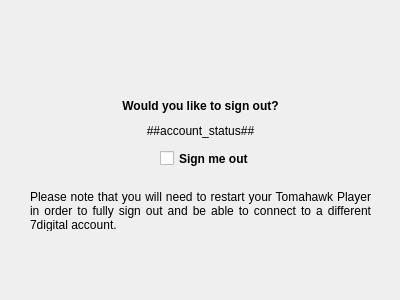
<?xml version="1.0" encoding="UTF-8"?>
<ui version="4.0">
 <class>Form</class>
 <widget class="QWidget" name="Form">
  <property name="geometry">
   <rect>
    <x>0</x>
    <y>0</y>
    <width>400</width>
    <height>300</height>
   </rect>
  </property>
  <property name="minimumSize">
   <size>
    <width>400</width>
    <height>300</height>
   </size>
  </property>
  <property name="windowTitle">
   <string>Form</string>
  </property>
  <widget class="QLabel" name="7digital">
   <property name="geometry">
    <rect>
     <x>100</x>
     <y>20</y>
     <width>201</width>
     <height>61</height>
    </rect>
   </property>
   <property name="pixmap">
    <pixmap>7digital.png</pixmap>
   </property>
   <property name="scaledContents">
    <bool>false</bool>
   </property>
   <property name="alignment">
    <set>Qt::AlignCenter</set>
   </property>
  </widget>
  <widget class="QLabel" name="accountStatus">
   <property name="geometry">
    <rect>
     <x>30</x>
     <y>120</y>
     <width>341</width>
     <height>21</height>
    </rect>
   </property>
   <property name="text">
    <string><![CDATA[##account_status##]]></string>
   </property>
   <property name="alignment">
    <set>Qt::AlignCenter</set>
   </property>
   <property name="openExternalLinks">
    <bool>true</bool>
   </property>
  </widget>
  <widget class="QLabel" name="label">
   <property name="geometry">
    <rect>
     <x>30</x>
     <y>80</y>
     <width>341</width>
     <height>51</height>
    </rect>
   </property>
   <property name="font">
    <font>
     <weight>75</weight>
     <bold>true</bold>
    </font>
   </property>
   <property name="text">
    <string>Would you like to sign out?</string>
   </property>
   <property name="scaledContents">
    <bool>false</bool>
   </property>
   <property name="alignment">
    <set>Qt::AlignCenter</set>
   </property>
   <property name="wordWrap">
    <bool>true</bool>
   </property>
  </widget>
  <widget class="QLabel" name="label_2">
   <property name="geometry">
    <rect>
     <x>30</x>
     <y>190</y>
     <width>341</width>
     <height>41</height>
    </rect>
   </property>
   <property name="text">
    <string>Please note that you will need to restart your Tomahawk Player in order to fully sign out and be able to connect to a different 7digital account.</string>
   </property>
   <property name="scaledContents">
    <bool>false</bool>
   </property>
   <property name="alignment">
    <set>Qt::AlignJustify|Qt::AlignVCenter</set>
   </property>
   <property name="wordWrap">
    <bool>true</bool>
   </property>
  </widget>
  <widget class="QCheckBox" name="signOutCheckBox">
   <property name="geometry">
    <rect>
     <x>160</x>
     <y>150</y>
     <width>91</width>
     <height>17</height>
    </rect>
   </property>
   <property name="font">
    <font>
     <weight>75</weight>
     <bold>true</bold>
    </font>
   </property>
   <property name="text">
    <string>Sign me out</string>
   </property>
  </widget>
 </widget>
 <resources/>
 <connections/>
</ui>
